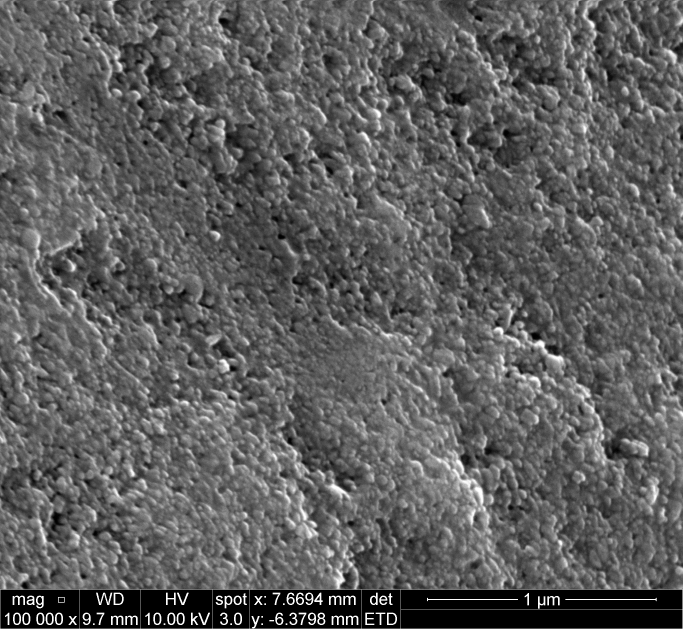
%> input picture I.png, 2048 x 1887 px (shown at 1/3 size)
$ octave Driver.m   (GNU Octave 9; MATLAB toolbox functions it lacks are replaced by stand-ins)
%> lines starting %> are read from the running program, lines starting %| are printed output that depends on the picture
### localSize.m
function [Sizes,Mod] = localSize(I, min_size, max_size, s)

%localSize obtains a local size estimation of objects within an image
%This function uses the method presented in [1].
%
%The method is based on applying the sphiral phase transfrom at different
%frequencies, computing in each case the modulation map. The image can
%be considered as a weighted sum of sines/cosines at different frequencies and
%directions. Then, the modulation map gives us how good was the tuning
%of the filter with respect to these sines/cosines representing the objects. These sizes
%are estimated determining the maximum response of the resultant modulation map.
%
% Usage: [Sizes,Mod] = localSize(I, min_size, max_size, s)
%
% Inputs:
%
%   I [NRows x NCols] Image map with NRows and NCols the number of rows
%       and columns
%
%   min_size [1x1 double value] number of pixels of the smaller object in
%   the image
%
%   max_size [1x1 double value] number of pixels of the largest object in
%   the image
%
%   s [1 x 1 double value] resolution of the isotropic gaussian filter bank
%
% Outputs:
%   Sizes  [NRows x NCols]  Local size map
%   Mod [NRows x NCols]  Modulation term
%
%   Javier Vargas,
%   02/10/2018
%   copyright @2018
%   Department of Anatomy and Cell Biology
%   https://1aviervargas.wordpress.com/
%   $ Revision: 1.0.0.0 $
%   $ Date: 02/10/18 $

%
% THIS CODE IS GIVEN WITHOUT ANY GUARANTY AND WITHOUT ANY SUPPORT
%
% REFERENCES
%
% [1] Juan Antonio Quiroga, Manuel Servin, "Isotropic n-dimensional fringe
% pattern normalization", Optics Communications, 224, Pages 221-227 (2003)

%image size
N = size(I,1);
numf =50;
mixPxF = (N/max_size)/2;
maxPxF = (N/min_size)/2;
step = (maxPxF-mixPxF)/numf;
f = linspace(mixPxF,maxPxF,numf);

amplitudes = zeros(numf,size(I,1)*size(I,2));
indx = repmat((1:numf)',1,size(I,1)*size(I,2));

%Image normalization. Mean 0 and std 1
I = double(I)-mean(I(:));
I = I/std(I(:));

index = 1;
for k=f
    [cn, m]=INorm(I, k, s);
    %figure(1), imagesc(m, [0 1]); colorbar
    amplitudes(index,:) = m(:);
    index=index+1;
end

%Maximum or weighted mean
[val, pos] = max(amplitudes);
pos = sum((amplitudes.^3).*indx)./(sum(amplitudes.^3));

P = reshape(pos,size(I,1),size(I,2));

%We obtain the local size maps
Sizes = ((P-1)*step+mixPxF);
Sizes = (size(I,1)./(Sizes*2))*2; %objects are half of frequencies
%Modulation Map
Mod = reshape(val,size(I,1),size(I,2));

### INorm.m
%INorm pattern normalization
% [cn, m]=INorm(c, R, S) computes the normalized version of interferogram
% c=b+m*cos(phi), cn=cos(phi) and an estimation of the modulation m.
% R is the radius in fringes/filed of a DC filter to elliminate the DC
% signal b from the igram c

% Ref: Juan Antonio Quiroga, Manuel Servin, "Isotropic n-dimensional fringe
% pattern normalization", Optics Communications, 224, Pages 221-227 (2003)

%   AQ, 03/02/11
%   Copyright 2009 OM4M
%   $ Revision: 1.0.0.0 $
%   $ Date: 03-02-2011 $
%
% Revised by Javier Vargas
%   Copyright 2011 LINES-INTA
%   $ Revision: 1.0.0.0 $
%   $ Date: 06-02-2011 $
%
% Revised agin by Javier Vargas
%   Copyright 2019 Department of Anatomy and Cell Biology-McGill
%   $ Revision: 1.0.0.0 $
%   $ Date: 19-12-2018 $

function [varargout]=INorm(varargin)

try

    %Pattern to process
    c = varargin{1};
    [NR, NC]=size(c);
    [u,v]=meshgrid(1:NC, 1:NR);

    %Temporal variables
    u0=floor(NC/2)+1; v0=floor(NR/2)+1;
    u=u-u0; v=v-v0;

    R = varargin{2};
    S = varargin{3};

    [Theta Radial] = cart2pol(u,v);
    Hr=1-exp(-(u.^2+v.^2)/(2*0.05^2)); %Gaussian DC filter with sigma=0.01
    H=exp(-((Radial-R).^2)/(2*S^2)); %Annular filter with radius=R and sigma=S
    H = Hr.*H;
    [cn m] = Normalize(c,H);

    varargout{1}=cn;
    varargout{2}=m;

catch ME
    throw(ME);
end

function [cn m] = Normalize(c,H)

try
    C=fft2(c);
    %H is already fftshifted from design, if fftshift is used instead, for even
    %dimensions there is no problem, however for odd dimensions fftshift(H)
    %will place the frequency origin (u0,v0) in (1, NR) instead of (1,1)
    %see help for ifftshift
    CH=C.*ifftshift(H);

    ch=ifft2(CH);

    %compute quafrature
    s=abs(SPHT(ch));

    %normalized igram
    cn=cos(atan2(s,ch));
    %modulation
    m=abs(ch+1i*s);

catch ME
    throw(ME);
end


function sd=SPHT(c)
%SPHT spiral phase transform
% sd=SPHT(c) computes the quadrture term of c still affected by the
% direction phase factor. Therefore for a real c=b*cos(phi)
% sd=SPHT(c)=i*exp(i*dir)*b*sin(phi)
% Ref: Kieran G. Larkin, Donald J. Bone, and Michael A. Oldfield, "Natural
% demodulation of two-dimensional fringe patterns. I. General background of the spiral phase quadrature transform," J. Opt. Soc. Am. A 18, 1862-1870 (2001)

%   AQ, 19/8/09
%   Copyright 2009 OM4M
%   $ Revision: 1.0.0.0 $
%   $ Date: 19-08-2009 $

try

    TH=max(abs(c(:)));
    if mean(real(c(:)))>0.01*TH
        warning('OM4M:SPHT:OutOfRange', ...
            'input must be DC filtered');
    end

    [NR, NC]=size(c);
    [u,v]=meshgrid(1:NC, 1:NR);
    u0=floor(NC/2)+1;
    v0=floor(NR/2)+1;

    u=u-u0;
    v=v-v0;

    H=(u+1i*v)./abs(u+1i*v);
    H(v0, u0)=0; %crop the nan

    C=fft2(c);
    %H is already fftshifted from design, if fftshift is used instead, for even
    %dimensions there is no problem, however for odd dimensions fftshift(H)
    %will place the frequency origin (u0,v0) in (1, NR) instead of (1,1)
    %see help for ifftshift
    CH=C.*ifftshift(H);

    %the complex conjugate is due to the changein sign for rows from xy
    %(cartesian) to ij (pixel) systems that generates a change in the
    %sin(dir) signal in both systems
    sd=conj(ifft2(CH));

catch ME
    throw(ME);
end

### Driver.m
%This script is provided to give three examples of the use of this
%software. To test the different cases just change the value of measure
%variable between 1 to 7

clc
clear all
close all

measure = 1;

switch measure

    case 1

        %687 px is 1um. This information is obtained from the image.
        s = 1/687;

        I = imread('I.png');
%> I is the input picture: size 1887x2048x3 uint8; min 0, max 255, mean 93.9
        I = rgb2gray(I);
%> I: size 1887x2048 uint8
        % Here we remove the black bar at the bottom of the image. We only
        % keep the first 1700 rows and 1700 columns.
        I=(I(1:1700,1:1700));
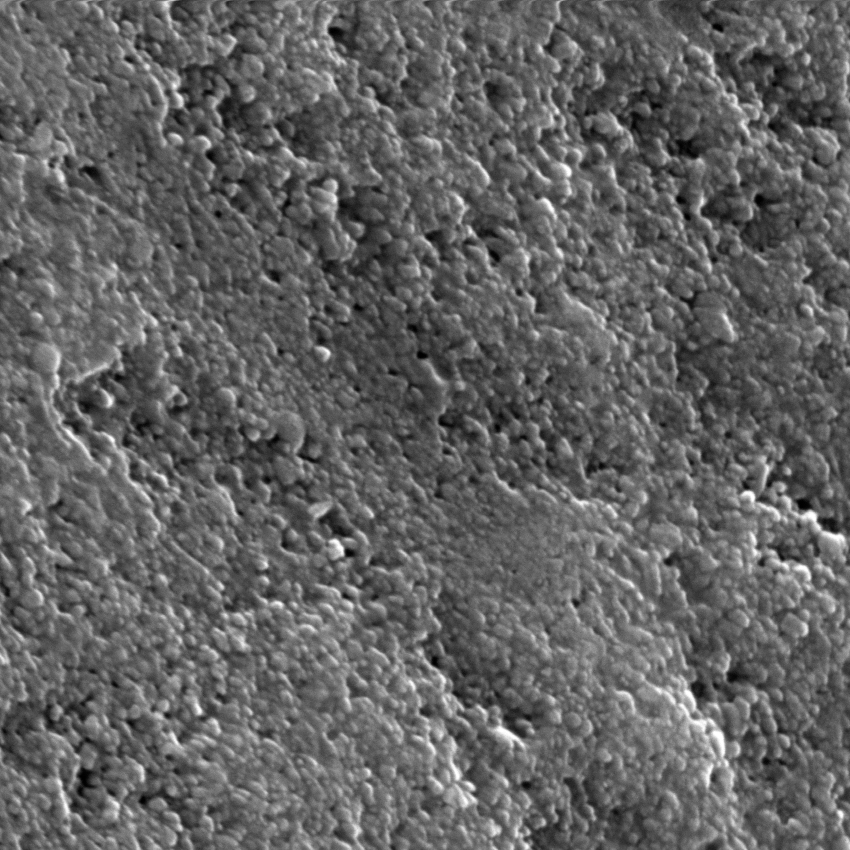
%> I: size 1700x1700 uint8 (shown at 1/2 size); min 0, max 255, mean 97.9

        %We have to estimate the object size range. We estimate that in
        %this case we have objects with sizes between 400 pixels and 60
        %pixels.
        min_size = 8;
        max_size = 120;

        %Variance of the filter (resolution).
        resol = 1.0;

    case 2

        %740 px is 10um. This information is obtained from the image.
        s = 10/740;

        I = imread('Control.tif');
        % Here we remove the black bar at the bottom of the image. We only
        % keep the first 1700 rows and 1700 columns.
        I=(I(1:1700,1:1700));

        %We have to estimate the object size range. We estimate that in
        %this case we have objects with sizes between 400 pixels and 60
        %pixels.
        min_size = 50;
        max_size = 800;

        %Variance of the filter (resolution).
        resol = 1.0;

    case 3

        %740 px is 10um. This information is obtained from the image.
        s = 10/88;

        I = imread('D-Tar.png');
        I=rgb2gray(I);
        % Here we remove the black bar at the bottom of the image. We only
        % keep the first 300 rows and 300 columns.
        I=I(1:300,1:300);

        %We have to estimate the object size range. We estimate that in
        %this case we have objects with sizes between 400 pixels and 60
        %pixels.
        min_size = 8;
        max_size = 100;

        %Variance of the filter (resolution).
        resol = 1.0;

    case 4


        %740 px is 10um. This information is obtained from the image.
        s = 10/657;

        I = imread('L-Tar.tif');
        % Here we remove the black bar at the bottom of the image. We only
        % keep the first 1700 rows and 1700 columns.
        I=(I(1:1700,1:1700));

        %We have to estimate the object size range. We estimate that in
        %this case we have objects with sizes between 400 pixels and 60
        %pixels.
        min_size = 10;
        max_size = 200;

        %Variance of the filter (resolution).
        resol = 1;


    case 5

        %740 px is 10um. This information is obtained from the image.
        s = 10/658;

        I = imread('L-Tar.tif');
        % Here we remove the black bar at the bottom of the image. We only
        % keep the first 1700 rows and 1700 columns.
        I=(I(1:1760,1:1760));

        %We have to estimate the object size range. We estimate that in
        %this case we have objects with sizes between 400 pixels and 60
        %pixels.
        min_size = 20;
        max_size = 300;

        %Variance of the filter (resolution).
        resol = 1;


    case 6

        %687 px is 1um. This information is obtained from the image.
        s = 2/686;

        I = imread('10a.tif');
        %I = rgb2gray(I);
        % Here we remove the black bar at the bottom of the image. We only
        % keep the first 1700 rows and 1700 columns.
        I=(I(1:1700,1:1700));

        %We have to estimate the object size range. We estimate that in
        %this case we have objects with sizes between 400 pixels and 60
        %pixels.
        min_size = 10;
        max_size = 40;

        %Variance of the filter (resolution).
        resol = 1.0;

    case 7

        %687 px is 1um. This information is obtained from the image.
        s = 2/686;

        I = imread('30a.tif');
        %I = rgb2gray(I);
        % Here we remove the black bar at the bottom of the image. We only
        % keep the first 1700 rows and 1700 columns.
        I=(I(1:1700,1:1700));

        %We have to estimate the object size range. We estimate that in
        %this case we have objects with sizes between 400 pixels and 60
        %pixels.
        min_size = 6;
        max_size = 70;

        %Variance of the filter (resolution).
        resol = 1.0;

end


[Sizes Mod]=localSize(I,min_size,max_size,resol);
%> the loop in localSize, `for k=f` made 1 pass
%> (R in INorm, S in INorm) on pass 1: (7.08, 1)
%> pass 1, in Normalize, `ch=ifft2(CH);`:
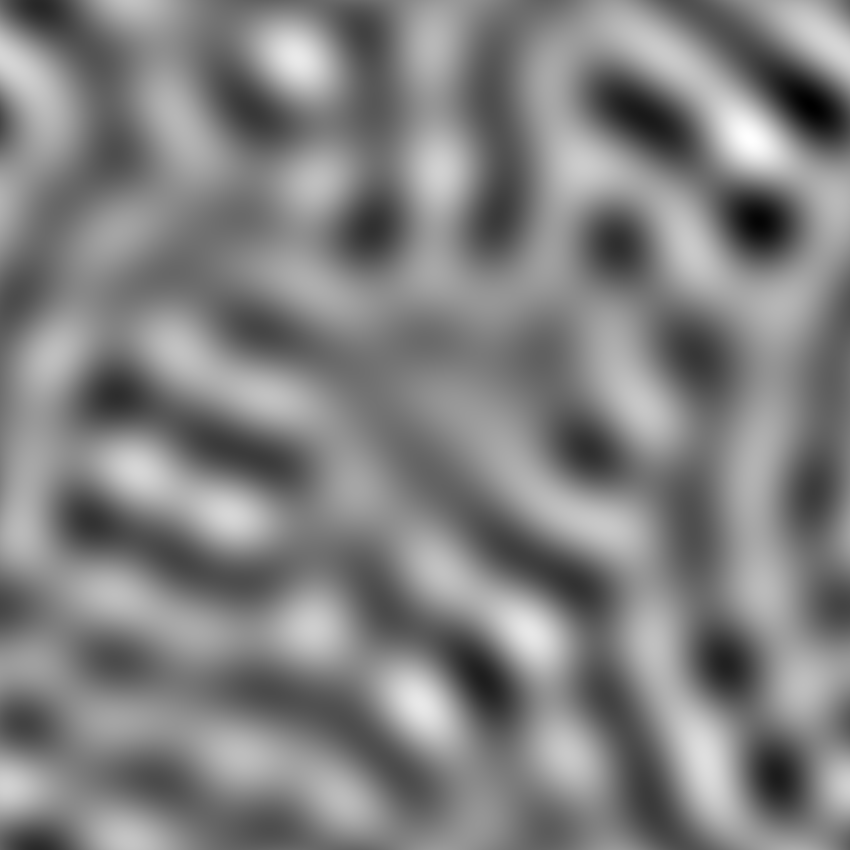
%> ch: size 1700x1700 double (shown at 1/2 size); min -0.517, max 0.504, mean -6.79e-19; drawn with min black and max white
%> the run ends on the next line
